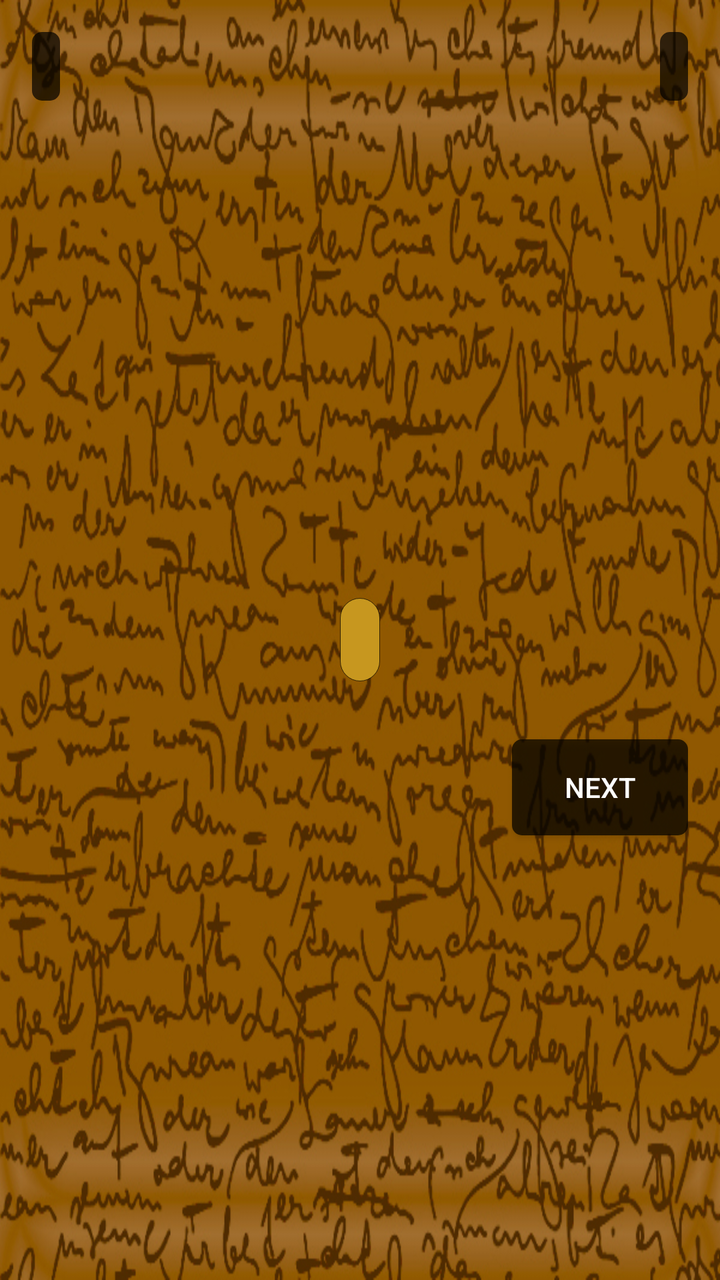
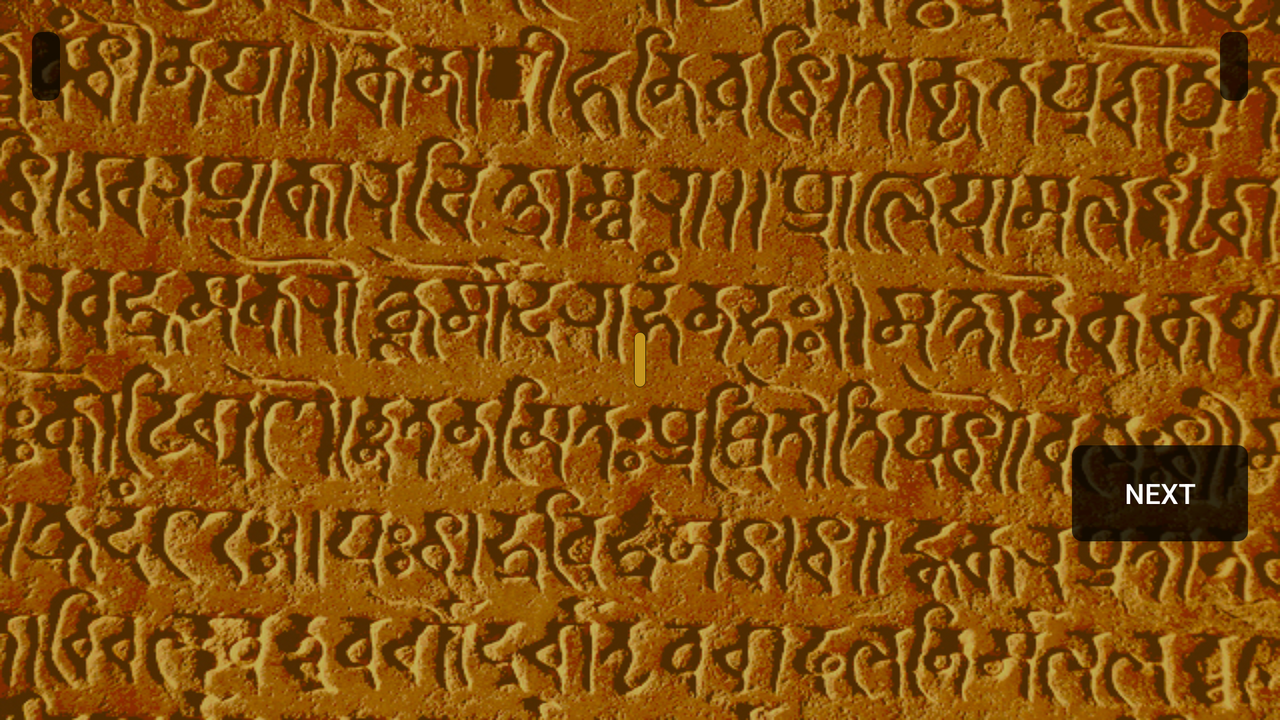

Compare how this app lays out the same screen by default and in its alternative resource folder. The renders come first, then the two layout files and the values they reference.
<!-- AndroidManifest.xml: application theme AppTheme -->
<!-- res/layout/content_game.xml -->
<?xml version="1.0" encoding="utf-8"?>
<RelativeLayout
    xmlns:android="http://schemas.android.com/apk/res/android"
    xmlns:app="http://schemas.android.com/apk/res-auto"
    xmlns:tools="http://schemas.android.com/tools"
    android:layout_width="match_parent"
    android:layout_height="match_parent"
    android:paddingBottom="@dimen/activity_vertical_margin"
    android:paddingLeft="@dimen/activity_horizontal_margin"
    android:paddingRight="@dimen/activity_horizontal_margin"
    android:paddingTop="@dimen/activity_vertical_margin"
    app:layout_behavior="@string/appbar_scrolling_view_behavior"
    tools:context="com.example.vov4ik.quotes.GameActivity"
    tools:showIn="@layout/activity_game"
    android:background="@drawable/main_theme_3">
    <TextView
        android:id="@+id/playerName"
        android:layout_width="wrap_content"
        android:layout_height="wrap_content"
        android:textSize="15sp"
        android:textStyle="bold"
        android:padding="7dp"
        android:textColor="@color/colorWhite"
        android:background="@drawable/shape_for_black"/>
    <TextView
        android:id="@+id/playersRank"
        android:layout_width="wrap_content"
        android:layout_height="wrap_content"
        android:layout_alignParentRight="true"
        android:textSize="15sp"
        android:textStyle="bold"
        android:padding="7dp"
        android:textColor="@color/colorWhite"
        android:background="@drawable/shape_for_black"/>
    <TextView
        android:id="@+id/quoteGame"
        android:layout_width="wrap_content"
        android:layout_height="wrap_content"
        android:padding="@dimen/paddingMain"
        android:gravity="center"
        android:background="@drawable/shape"
        android:layout_marginBottom="29dp"
        android:layout_centerHorizontal="true"
        android:layout_centerVertical="true"
        android:textSize="16dp"/>
    <LinearLayout
        android:id="@+id/authorsLayout"
        android:layout_width="wrap_content"
        android:layout_height="wrap_content"
        android:layout_below="@+id/nextButton"
        android:layout_centerHorizontal="true"
        android:orientation="vertical"
        android:padding="7dp"/>
   <Button
        android:id="@+id/nextButton"
        android:layout_width="wrap_content"
        android:layout_height="wrap_content"
        android:background="@drawable/shape_for_black"
        android:text="NEXT"
        android:textColor="@color/colorWhite"
        android:onClick="onClick"
        android:layout_below="@+id/quoteGame"
        android:layout_alignParentRight="true"
        android:layout_alignParentEnd="true"/>
</RelativeLayout>
<!-- res/layout/activity_game.xml (included above) -->
<?xml version="1.0" encoding="utf-8"?>
<android.support.v4.widget.DrawerLayout
    android:id="@+id/drawer_layout_game"
    xmlns:android="http://schemas.android.com/apk/res/android"
    xmlns:app="http://schemas.android.com/apk/res-auto"
    xmlns:tools="http://schemas.android.com/tools"
    android:layout_width="match_parent"
    android:layout_height="match_parent"
    android:fitsSystemWindows="true"
    tools:openDrawer="start">

<android.support.design.widget.CoordinatorLayout
    xmlns:android="http://schemas.android.com/apk/res/android"
    xmlns:tools="http://schemas.android.com/tools"
    android:layout_width="match_parent"
    android:layout_height="match_parent"
    android:fitsSystemWindows="true"
    tools:context="com.example.vov4ik.quotes.GameActivity">

    <include layout="@layout/content_game"/>

</android.support.design.widget.CoordinatorLayout>
    <android.support.design.widget.NavigationView
        android:id="@+id/nav_view"
        android:layout_width="wrap_content"
        android:layout_height="match_parent"
        android:layout_gravity="start"
        android:fitsSystemWindows="true"
        app:headerLayout="@layout/nav_header_main"
        app:menu="@menu/activity_the_game_drawer"
        android:background="@color/backgroundForDrawable"/>

</android.support.v4.widget.DrawerLayout>
<!-- res/layout/nav_header_main.xml (included above) -->
<?xml version="1.0" encoding="utf-8"?>
<LinearLayout xmlns:android="http://schemas.android.com/apk/res/android"
              android:layout_width="match_parent"
              android:layout_height="@dimen/nav_header_height"
              android:background="@drawable/side_nav_bar"
              android:gravity="bottom"
              android:orientation="vertical"
              android:paddingBottom="@dimen/activity_vertical_margin"
              android:paddingLeft="@dimen/activity_horizontal_margin"
              android:paddingRight="@dimen/activity_horizontal_margin"
              android:paddingTop="@dimen/activity_vertical_margin"
              android:theme="@style/ThemeOverlay.AppCompat.Dark">

    <ImageView
        android:id="@+id/imageView"
        android:layout_width="wrap_content"
        android:layout_height="wrap_content"
        android:paddingTop="@dimen/nav_header_vertical_spacing"
        android:src="@drawable/icon_draw"/>

    <TextView
        android:layout_width="match_parent"
        android:layout_height="wrap_content"
        android:paddingTop="@dimen/nav_header_vertical_spacing"
        android:text="Quotes"
        android:textAppearance="@style/TextAppearance.AppCompat.Body1"/>

    <TextView
        android:layout_width="match_parent"
        android:layout_height="wrap_content"
        android:text="The large bank of wisdom"/>

</LinearLayout>
<!-- resources referenced by this layout -->
<resources>
  <color name="backgroundForDrawable">#9abc04</color>
  <color name="colorWhite">#ffffff</color>
  <dimen name="activity_horizontal_margin">16dp</dimen>
  <dimen name="activity_vertical_margin">16dp</dimen>
  <dimen name="nav_header_height">250dp</dimen>
  <dimen name="nav_header_vertical_spacing">16dp</dimen>
  <dimen name="paddingMain">10dp</dimen>
  <!-- drawable main_theme_3: jpg bitmap (drawable, 457451 bytes) -->
  <!-- drawable shape (drawable) -->
  <?xml version="1.0" encoding="utf-8"?>
      <shape
          xmlns:android="http://schemas.android.com/apk/res/android"
          android:shape="rectangle">
      <corners
          android:radius="15dp"
           />
      <solid
          android:color="@color/color_background"/>
      <stroke
          android:width="1px"
          android:color="@color/colorBlack"/>
  </shape>
  <!-- drawable shape_for_black (drawable) -->
  <?xml version="1.0" encoding="utf-8"?>
  <shape
      xmlns:android="http://schemas.android.com/apk/res/android"
      android:shape="rectangle">
      <corners
          android:radius="5dp"
          />
      <solid
          android:color="@color/colorBlack"/>
  </shape>
  <!-- drawable side_nav_bar (drawable) -->
  <shape xmlns:android="http://schemas.android.com/apk/res/android"
         android:shape="rectangle">
      <gradient
          android:angle="135"
          android:centerColor="#afaf4c"
          android:endColor="#b3ad00"
          android:startColor="#c7c481"
          android:type="linear"/>
  </shape>
  <style name="AppTheme" parent="Theme.AppCompat.Light.DarkActionBar">
          
          <item name="colorPrimary">@color/colorPrimary</item>
          <item name="colorPrimaryDark">@color/colorPrimaryDark</item>
          <item name="colorAccent">@color/colorAccent</item>
      </style>
  <color name="color_background">#c7971f</color>
  <color name="colorBlack">#B3000000</color>
  <color name="colorPrimary">#3F51B5</color>
  <color name="colorPrimaryDark">#303F9F</color>
  <color name="colorAccent">#ff0900</color>
</resources>
<!-- res/layout-land/content_game.xml (the repository's variant of the layout above) -->
<!-- drawn on the phone turned sideways -->
<?xml version="1.0" encoding="utf-8"?>
<RelativeLayout
    xmlns:android="http://schemas.android.com/apk/res/android"
    xmlns:app="http://schemas.android.com/apk/res-auto"
    xmlns:tools="http://schemas.android.com/tools"
    android:layout_width="match_parent"
    android:layout_height="match_parent"
    android:paddingBottom="@dimen/activity_vertical_margin"
    android:paddingLeft="@dimen/activity_horizontal_margin"
    android:paddingRight="@dimen/activity_horizontal_margin"
    android:paddingTop="@dimen/activity_vertical_margin"
    app:layout_behavior="@string/appbar_scrolling_view_behavior"
    tools:context="com.example.vov4ik.quotes.GameActivity"
    tools:showIn="@layout/activity_game"
    android:background="@drawable/land_theme_2">
    <TextView
        android:id="@+id/playerName"
        android:layout_width="wrap_content"
        android:layout_height="wrap_content"
        android:textSize="15sp"
        android:textStyle="bold"
        android:padding="7dp"
        android:textColor="@color/colorWhite"
        android:background="@drawable/shape_for_black"/>
    <TextView
        android:id="@+id/playersRank"
        android:layout_width="wrap_content"
        android:layout_height="wrap_content"
        android:layout_alignParentRight="true"
        android:textSize="15sp"
        android:textStyle="bold"
        android:padding="7dp"
        android:textColor="@color/colorWhite"
        android:background="@drawable/shape_for_black"/>
    <TextView
        android:id="@+id/quoteGame"
        android:layout_width="wrap_content"
        android:layout_height="wrap_content"
        android:padding="3dp"
        android:gravity="center"
        android:background="@drawable/shape"
        android:layout_marginBottom="29dp"
        android:layout_centerHorizontal="true"
        android:layout_centerVertical="true"
        android:textSize="16sp"
        android:textColor="@color/colorBlack"/>
    <LinearLayout
        android:id="@+id/authorsLayout"
        android:layout_width="wrap_content"
        android:layout_height="wrap_content"
        android:layout_below="@+id/nextButton"
        android:layout_centerHorizontal="true"
        android:orientation="horizontal"
        android:textSize="16sp"
        android:textColor="@color/colorBlack"
        android:padding="7dp"/>
    <Button
        android:id="@+id/nextButton"
        android:layout_width="wrap_content"
        android:layout_height="wrap_content"
        android:background="@drawable/shape_for_black"
        android:text="NEXT"
        android:textColor="@color/colorWhite"
        android:onClick="onClick"
        android:layout_below="@+id/quoteGame"
        android:layout_alignParentRight="true"
        android:layout_alignParentEnd="true"/>
</RelativeLayout>
<!-- res/layout/content_game.xml (included above) -->
<?xml version="1.0" encoding="utf-8"?>
<RelativeLayout
    xmlns:android="http://schemas.android.com/apk/res/android"
    xmlns:app="http://schemas.android.com/apk/res-auto"
    xmlns:tools="http://schemas.android.com/tools"
    android:layout_width="match_parent"
    android:layout_height="match_parent"
    android:paddingBottom="@dimen/activity_vertical_margin"
    android:paddingLeft="@dimen/activity_horizontal_margin"
    android:paddingRight="@dimen/activity_horizontal_margin"
    android:paddingTop="@dimen/activity_vertical_margin"
    app:layout_behavior="@string/appbar_scrolling_view_behavior"
    tools:context="com.example.vov4ik.quotes.GameActivity"
    tools:showIn="@layout/activity_game"
    android:background="@drawable/main_theme_3">
    <TextView
        android:id="@+id/playerName"
        android:layout_width="wrap_content"
        android:layout_height="wrap_content"
        android:textSize="15sp"
        android:textStyle="bold"
        android:padding="7dp"
        android:textColor="@color/colorWhite"
        android:background="@drawable/shape_for_black"/>
    <TextView
        android:id="@+id/playersRank"
        android:layout_width="wrap_content"
        android:layout_height="wrap_content"
        android:layout_alignParentRight="true"
        android:textSize="15sp"
        android:textStyle="bold"
        android:padding="7dp"
        android:textColor="@color/colorWhite"
        android:background="@drawable/shape_for_black"/>
    <TextView
        android:id="@+id/quoteGame"
        android:layout_width="wrap_content"
        android:layout_height="wrap_content"
        android:padding="@dimen/paddingMain"
        android:gravity="center"
        android:background="@drawable/shape"
        android:layout_marginBottom="29dp"
        android:layout_centerHorizontal="true"
        android:layout_centerVertical="true"
        android:textSize="16dp"/>
    <LinearLayout
        android:id="@+id/authorsLayout"
        android:layout_width="wrap_content"
        android:layout_height="wrap_content"
        android:layout_below="@+id/nextButton"
        android:layout_centerHorizontal="true"
        android:orientation="vertical"
        android:padding="7dp"/>
   <Button
        android:id="@+id/nextButton"
        android:layout_width="wrap_content"
        android:layout_height="wrap_content"
        android:background="@drawable/shape_for_black"
        android:text="NEXT"
        android:textColor="@color/colorWhite"
        android:onClick="onClick"
        android:layout_below="@+id/quoteGame"
        android:layout_alignParentRight="true"
        android:layout_alignParentEnd="true"/>
</RelativeLayout>
<!-- resources referenced by the variant -->
<!-- as the phone turned sideways resolves them -->
<resources>
  <color name="backgroundForDrawable">#9abc04</color>
  <color name="colorBlack">#B3000000</color>
  <color name="colorWhite">#ffffff</color>
  <dimen name="activity_horizontal_margin">16dp</dimen>
  <dimen name="activity_vertical_margin">16dp</dimen>
  <dimen name="nav_header_height">250dp</dimen>
  <dimen name="nav_header_vertical_spacing">16dp</dimen>
  <dimen name="paddingMain">10dp</dimen>
  <!-- drawable land_theme_2: jpg bitmap (drawable, 544184 bytes) -->
  <!-- drawable main_theme_3: jpg bitmap (drawable, 457451 bytes) -->
  <!-- drawable shape (drawable) -->
  <?xml version="1.0" encoding="utf-8"?>
      <shape
          xmlns:android="http://schemas.android.com/apk/res/android"
          android:shape="rectangle">
      <corners
          android:radius="15dp"
           />
      <solid
          android:color="@color/color_background"/>
      <stroke
          android:width="1px"
          android:color="@color/colorBlack"/>
  </shape>
  <!-- drawable shape_for_black (drawable) -->
  <?xml version="1.0" encoding="utf-8"?>
  <shape
      xmlns:android="http://schemas.android.com/apk/res/android"
      android:shape="rectangle">
      <corners
          android:radius="5dp"
          />
      <solid
          android:color="@color/colorBlack"/>
  </shape>
  <!-- drawable side_nav_bar (drawable) -->
  <shape xmlns:android="http://schemas.android.com/apk/res/android"
         android:shape="rectangle">
      <gradient
          android:angle="135"
          android:centerColor="#afaf4c"
          android:endColor="#b3ad00"
          android:startColor="#c7c481"
          android:type="linear"/>
  </shape>
  <style name="AppTheme" parent="Theme.AppCompat.Light.DarkActionBar">
          
          <item name="colorPrimary">@color/colorPrimary</item>
          <item name="colorPrimaryDark">@color/colorPrimaryDark</item>
          <item name="colorAccent">@color/colorAccent</item>
      </style>
  <color name="color_background">#c7971f</color>
  <color name="colorPrimary">#3F51B5</color>
  <color name="colorPrimaryDark">#303F9F</color>
  <color name="colorAccent">#ff0900</color>
</resources>
